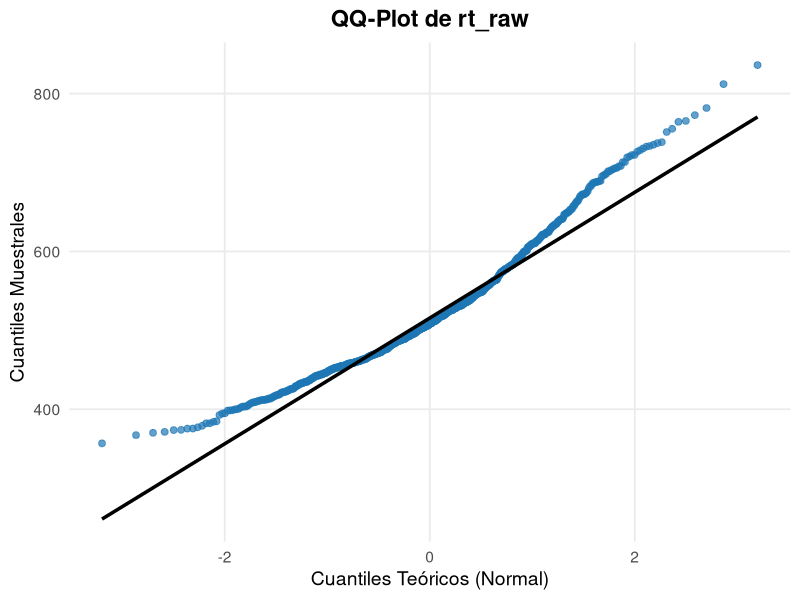
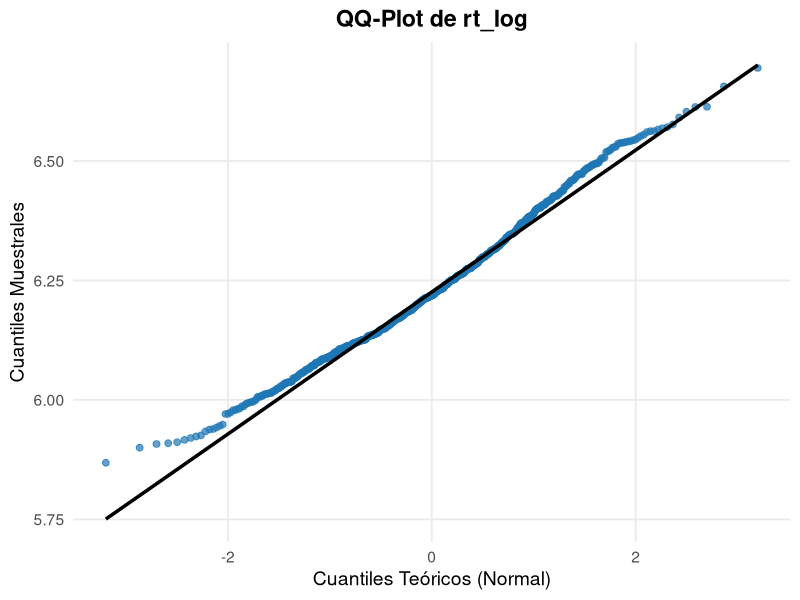
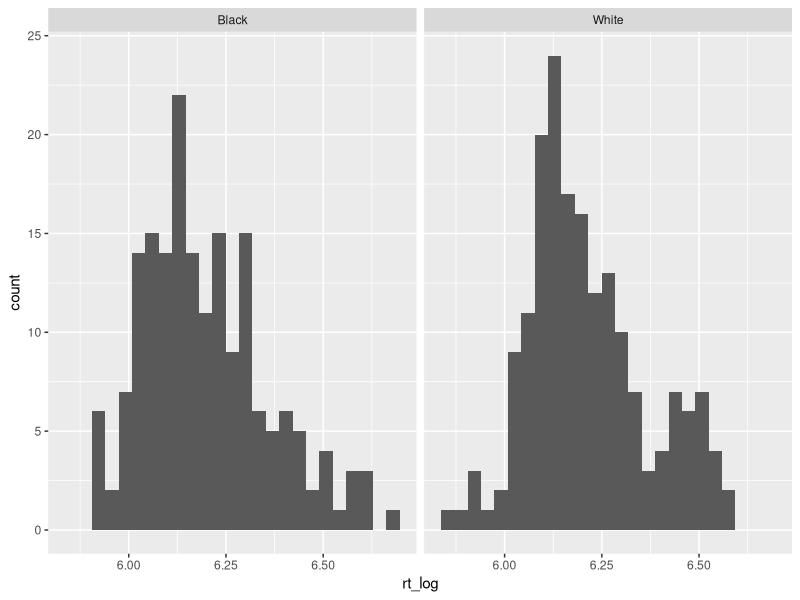
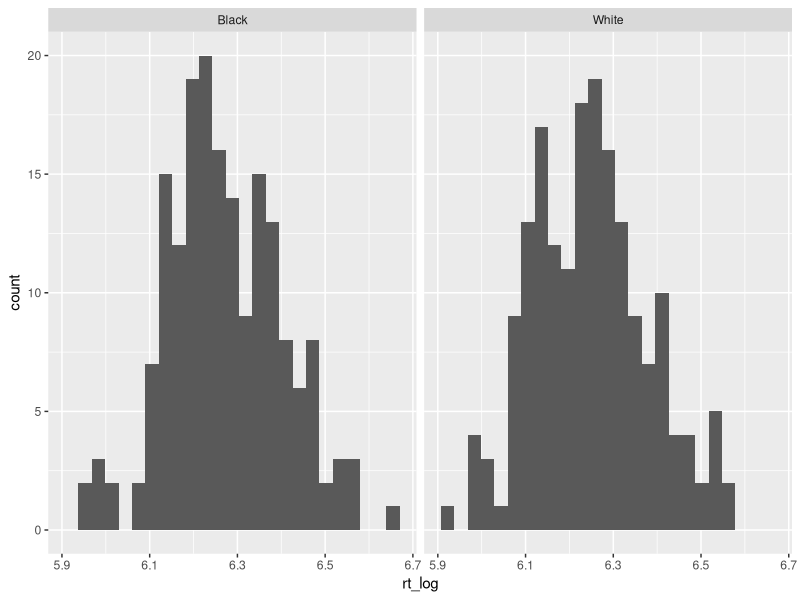
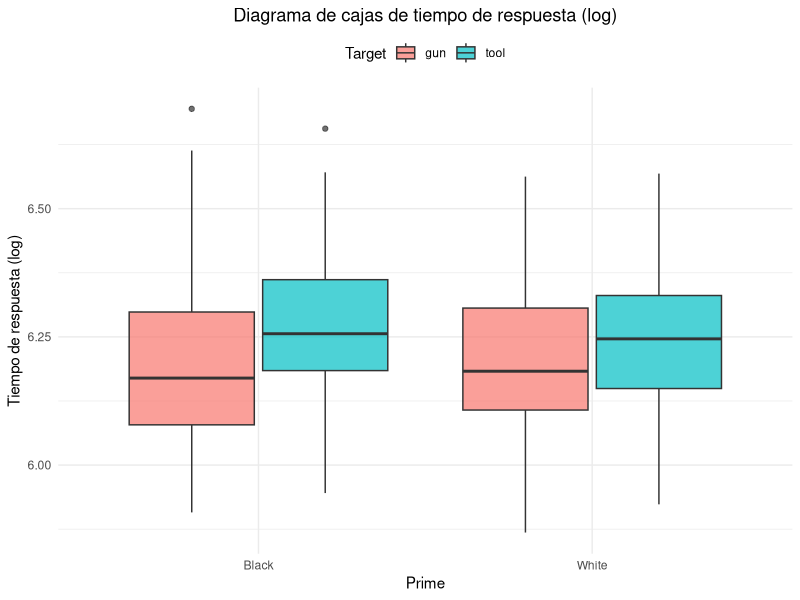

Recreate these plots in R, in order. (Note: this script raises an error after producing the figures.)


library(readr)
library(dplyr)
library(stringr)
library(afex)


data_raw <- read_delim("ANOVA beh RT.csv", delim = ",", col_names = TRUE)

setwd("C:/Users/jaime/OneDrive/Documents/Universidad Laura/Sexto semestre/Diseño de experimentos/Artículo/Main")

data_limpia <- data_raw %>%
  mutate(
    rt_log = str_replace_all(rt_log, "\\s+", ""),       
    rt_log = str_replace(rt_log, "\\.(?=.*\\.)", ""),      
    rt_log = as.numeric(rt_log)                           
  )

data_limpia$id     <- as.factor(data_limpia$id)
data_limpia$prime  <- as.factor(data_limpia$prime)
data_limpia$target <- as.factor(data_limpia$target)

cat("Número de participantes únicos:\n")
print(length(unique(data_limpia$id)))  #30


data_limpia <- data_limpia %>% filter(rt_raw > 200 & rt_raw < 2000)

#promedios
resumen_rt <- data_limpia %>%
  group_by(prime, target) %>%
  summarise(
    mean_rt_raw = mean(rt_raw, na.rm = TRUE),
    mean_rt_log = mean(rt_log, na.rm = TRUE),
    sd_rt = sd(rt_raw, na.rm = TRUE),
    n = n()
  )

cat("\nPromedios por condición:\n")
print(resumen_rt)

#ANOVA (Prime × Target)
anova_rt <- aov_ez(
  id = "id",
  dv = "rt_log",
  data = data_limpia,
  within = c("prime", "target"),
  type = 3
)

cat("\nResultados del ANOVA (rt_log):\n")
print(anova_rt)
write.csv2(data_limpia, "ANOVA_beh_RT_limpia_excel.csv", row.names = FALSE)

getwd()

# Resultados esperados:
# Target:      F(1,29) = 20.64, p < .001
# Prime:       F(1,29) = 2.42,  p = .133
# Interacción: F(1,29) = 6.54,  p = .016

##Análisis exploratorio

##Objetivo de la base de datos
#Se busca encontrar un efecto de interacción significativo entre las variables
#prime y target, es decir si el color de la persona (blanco o negro) influye 
#en la identificación del objeto (arma o herramienta)


View(data_limpia)

library(dplyr)


table(data_limpia$prime, data_limpia$target) #Mismo número de ensayos en cada condición 

library(ggplot2)

ggplot(data_limpia, aes(sample = rt_raw)) +
  geom_qq(color = "#1f77b4", size = 2, alpha = 0.7) + 
  geom_qq_line(color = "black", linewidth = 1.2, linetype = "solid") +
  labs(
    title = "QQ-Plot de rt_raw",
    x = "Cuantiles Teóricos (Normal)",
    y = "Cuantiles Muestrales"
  ) +
  theme_minimal(base_size = 14) +
  theme(
    plot.title = element_text(face = "bold", hjust = 0.5),
    panel.grid.minor = element_blank()
  )

#Como los tiempos de reacción suelen tener una distribución
#sesgada (muchos valores bajos y unos pocos muy altos), aplicamos
#una transformación logarítmica para ayudar a 
#normalizarlos para poder aplicar análisis estadísticos paramétricos.

ggplot(data_limpia, aes(sample = rt_log)) +
  geom_qq(color = "#1f77b4", size = 2, alpha = 0.7) + 
  geom_qq_line(color = "black", linewidth = 1.2, linetype = "solid") +
  labs(
    title = "QQ-Plot de rt_log",
    x = "Cuantiles Teóricos (Normal)",
    y = "Cuantiles Muestrales"
  ) +
  theme_minimal(base_size = 14) +
  theme(
    plot.title = element_text(face = "bold", hjust = 0.5),
    panel.grid.minor = element_blank()
  )



data_gun <- data_limpia %>% filter(target == "gun")
data_tool <- data_limpia %>% filter(target == "tool")

# Histogramas y Q-Q plots separados
ggplot(data_gun, aes(x = rt_log)) + geom_histogram(bins = 25) + facet_wrap(~prime)
ggplot(data_tool, aes(x = rt_log)) + geom_histogram(bins = 25) + facet_wrap(~prime)


library(ggplot2)

ggplot(data_limpia, aes(x = prime, y = rt_log, fill = target)) +
  geom_boxplot(alpha = 0.7, position = position_dodge(0.8)) +
  labs(
    title = "Diagrama de cajas de tiempo de respuesta (log)",
    x = "Prime",
    y = "Tiempo de respuesta (log)",
    fill = "Target"
  ) +
  theme_minimal() +
  theme(
    plot.title = element_text(hjust = 0.5),
    legend.position = "top"
  )


#Los participantes tardan más en identificar herramientas cuando siguen a 
#una cara negra, pero no hay diferencia con las armas. Esto muestra que los 
#estereotipos raciales distorsionan la percepción visual: el cerebro empieza a 
#ver una herramienta como si fuera un arma. 

#Antes de ver si hay una diferencia significativa vamos a verificar supuesto


summary(data_gun$rt_log)

summary(data_tool$rt_log)

ad.test(data_gun$rt_log)
jarque.bera.test(data_gun$rt_log) #Rechazamos normalidad
jarque.bera.test(data_tool$rt_log) #Normal


jarque.bera.test(data_limpia$rt_log)


library(ggplot2)

data_agg <- data_limpia %>%
  group_by(id, prime, target) %>%
  summarise(rt_mean = mean(rt_log, na.rm = TRUE), .groups = "drop")


library(car)

# Crear una variable combinada de condición
data_agg$condition <- interaction(data_agg$prime, data_agg$target)

# Test de Levene
levene_test <- leveneTest(rt_mean ~ condition, data = data_agg)
print(levene_test)

library(gridExtra)

# --- Histogramas ---
ggplot(data_limpia, aes(x = rt_raw)) +
  geom_histogram(bins = 30, fill = "skyblue", color = "black") +
  labs(title = "Histograma: rt_raw", x = "Tiempo de reacción (ms)", y = "Frecuencia")

ggplot(data_limpia, aes(x = rt_log)) +
  geom_histogram(bins = 30, fill = "lightgreen", color = "black") +
  labs(title = "Histograma: rt_log", x = "log(Tiempo de reacción)", y = "Frecuencia")


# Combinar en una sola figura (2x2)
#grid.arrange(p1, p2, p3, p4, ncol = 2)
